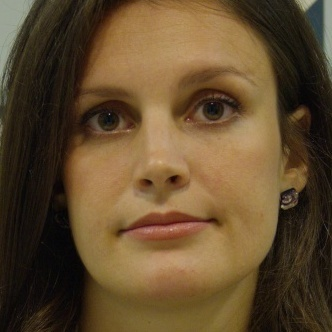
#> input picture data/000.jpg, 332 x 332 px; its folder holds only this picture in this run
$ jupyter execute --allow-errors 20205193pa.ipynb
#> lines starting #> are read from the running program, lines starting #| are printed output that depends on the picture
[cell 1]
import glob
import numpy as np
import cv2
from matplotlib import pyplot as plt

## Task 1 ##

def rgb2gray(img): # color image를 gray image로 convert하는 function
    return cv2.cvtColor(img, cv2.COLOR_BGR2GRAY)

def dft2D(img): # gray image를 Fourier transform하는 function
    height, width = img.shape
    x_indices = np.arange(height)[:, None]
    y_indices = np.arange(width)[None, :]

    exp_rows = -2j * np.pi * (x_indices * x_indices.T) / height
    exp_cols = -2j* np.pi * (y_indices * y_indices.T) / width

    dft_rows = np.matmul(img, np.exp(exp_cols))
    dft_result = np.matmul(np.exp(exp_rows), dft_rows)

    return dft_result

def centralize(ft): # Fourier transform의 result을 centralize하는 function
    return np.fft.fftshift(ft)


# 이미지 파일 path 목록 가져오기
image_paths = glob.glob("data/*.jpg")
image_paths.sort(key=lambda x: int(x.split("/")[-1].split(".")[0])) # 파일 이름에 적힌 번호를 기준으로 정렬
print(image_paths)
images = []

#Load the images
for img_path in image_paths:
    img = cv2.imread(img_path)
#> img is the input picture: shape (332, 332, 3); mean B, G, R 46.5, 75.7, 97.6

    # Append the image to the list
    images.append(img)

#Convert to grayscale
gray_images = []
for img in images:
    gray_images.append(rgb2gray(img))
#> this loop made 1 pass
#> after the loop, gray_images = 1 item

#Perform 2D Fourier transform
ft_results = []
for gray_img in gray_images:
    ft_results.append(dft2D(gray_img))
#> this loop made 1 pass
#> (height in dft2D, width in dft2D) on pass 1: (332, 332)
#> after the loop, ft_results = 1 item

#Centralize the Fourier transform result
centralized_ft_results = []
for ft0 in ft_results:
    centralized_ft_results.append(centralize(ft0))
#> after the loop, centralized_ft_results = 1 item

#Visualization
fig, axs = plt.subplots(len(image_paths), 3, figsize=(15, 30)) # 7 rows and 3 columns의 figure 생성

# Process each image
#> (the rest of this cell did not finish here and is left out)

[cell 2]
##Task 2##

#Azimuthal average function
def azimuthal_average(centralized_ft):
    # a. Calculate the center:
    h, w = centralized_ft.shape
    center = (h / 2, w / 2)

    # b. Compute the distance from the center to the pixels:
    y, x  = np.indices((h, w)) # y와 x array는 이미지의 각 pixel 위치에 대한 좌표를 나타냄.
    distances = np.sqrt((x - center[1])**2 + (y - center[0])**2) # center로부터 각 pixel 좌표까지의 distance 구하기
    reshaped_distances = np.reshape(distances, -1) # distance array(h x w의 배열)을 flatten하기

    # c. Take integer(>0) distances as the radius:
    distance_sorted_index = np.argsort(reshaped_distances) # 1D distance array의 원소를 오름차순으로 정렬했을 때의 index 구하기.
    distance_int = np.round(reshaped_distances[distance_sorted_index]).astype(int) # 정렬된 distance 값을 반올림하여 가장 가까운 정수로 만들어줌.

    # d. Make cumulative summation of frequency power values from integer type of distance 0 to integer type of max distance:
    freq_power_values = np.log(abs(centralized_ft)) # centralized_ft로부터 frequency power 계산
    reshaped_freq_power_values = np.reshape(freq_power_values, -1) # frequency power values array를 flatten하기
    freq_sorted = reshaped_freq_power_values[distance_sorted_index] # frequency power values array를 center로부터의 distance 순서대로 sort하기
    cum_sum_freq = np.cumsum(freq_sorted) # frequency power values을 cumulative summation하기

    # e. Average the frequency power values:
    unique_distance, unique_indices = np.unique(distance_int, return_index=True) # distance array의 중복을 제거한 값과 각 고유 거리값이 처음 등장하는 위치의 인덱스를 반환
    cum_sum_same_int_rad = cum_sum_freq[unique_indices[1:]-1] # 각 고유한 거리에 해당하는 frequency power value의 누적값을 계산
    summation_b2w_2radius = cum_sum_same_int_rad[1:] - cum_sum_same_int_rad[:-1] # 인접한 두 거리 사이의 cumulative sum을 계산
    summation_b2w_2radius = np.hstack((cum_sum_same_int_rad[0], summation_b2w_2radius)) # distance 0(center pixel)에 있는 cum_sum_freq 값을 병합해줌
    num_pixels= unique_indices[1:] - unique_indices[:-1] # 인접한 두 거리 사이의 픽셀 수 계산
    averaged_spectrum = summation_b2w_2radius / num_pixels # 각 거리에 대한 평균 spectrum을 계산
    normalized_spectrum = averaged_spectrum / averaged_spectrum.max() # 평균 스펙트럼을 정규화함.

    return normalized_spectrum, unique_distance[:-1]

# f. Make 1D power spectrum
colors = ['b', 'g', 'r', 'c', 'm', 'y', 'k'] # 각 이미지의 1d spectrum에 대한 color list 정의[b: 파랑(blue), g: 초록(green), r: 빨강(red), c: 청록(cyan), m: 자홍(magenta), y: 노랑(yellow), k: 검정(black)]

# 각 이미지의 azimuthal average 결과와 distances를 list에 저장
spectra = []
distances = []
for i in range(len(image_paths)):
    spectrum, distance = azimuthal_average(centralized_ft_results[i])
    spectra.append(spectrum)
    distances.append(distance)
#> this loop made 1 pass
#> pass 1, in azimuthal_average, `freq_power_values = np.log(abs(centralized_ft))`:
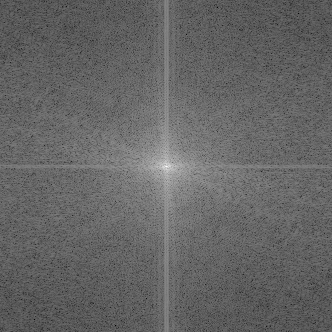
#> freq_power_values: shape (332, 332) float64; min 0.887, max 15.98, mean 6.91; drawn with min black and max white
#> after the loop, distances = 1 item; spectra = 1 item

# figure 생성
plt.figure(figsize=(8, 6))

# Plot the results for each image
for i in range(len(image_paths)):
    plt.plot(distances[i], spectra[i], color=colors[i])

plt.xlim(-20, 250)
plt.xticks(color = 'lightgray')
plt.ylim(0.25, 1.2)
plt.yticks(color = 'lightgray')
plt.xlabel('Spatial Frequency',color = 'lightgray')
plt.ylabel('Normalized Power Spectrum', color = 'lightgray')
plt.title('1D Power Spectrum', color = 'lightgray')
plt.show()
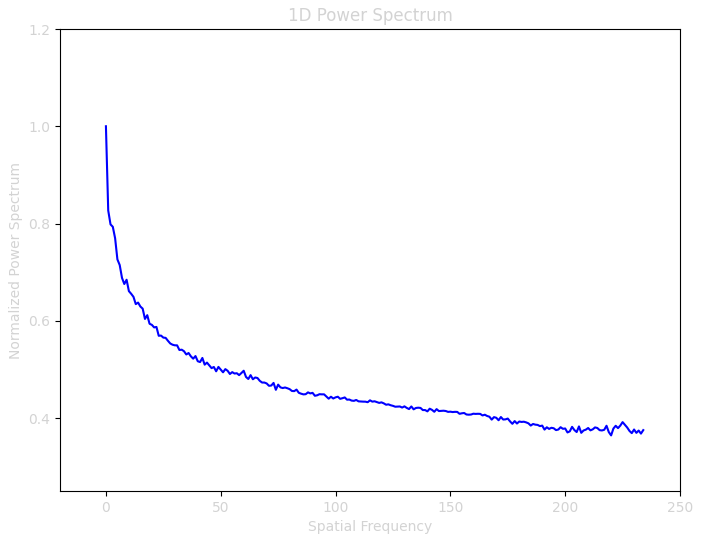
#> figure drawn by matplotlib, 1 panel; curve peaks at x = 0, y = 1

[cell 3]
# Task 3

# 1. Create a High-Pass Filter
def create_circular_mask(img, radius):
    h, w = img.shape[:2] # color channels은 무시하고 height and weight만 가져옴.
    center = (w/2, h/2)

    Y, X = np.ogrid[:h, :w] # 이미지의 모든 픽셀 위치에 대한 그리드 생성
    dist_from_center = np.sqrt((X-center[0])**2 + (Y-center[1])**2)

    mask = dist_from_center >= radius
    return mask

# 2. 2D Inverse Fourier Transform function

def idft2D(img):
    height, width = img.shape
    u_indices = np.arange(height)[:, None]
    v_indices = np.arange(width)[None, :]

    exp_rows = 2j * np.pi * (u_indices * u_indices.T) / height
    exp_cols = 2j * np.pi * (v_indices * v_indices.T) / width

    idft_rows = np.matmul(img, np.exp(exp_cols))
    idft_result = np.matmul(np.exp(exp_rows), idft_rows)

    return idft_result / (height * width)

# Implementation
# Create a figure with n rows and 1 column (one for each image)
fig, axs = plt.subplots(len(image_paths), 2, figsize=(10, 6*len(image_paths)))

# Process each image
#> (the rest of this cell did not finish here and is left out)

아래는 Task 3의 결과를 정량적으로 분석할 때 사용한 코드입니다.

[cell 4]
# gray image의 fig size를 키우고 눈금 단위를 작게 하여 눈 부위의 픽셀 범위를 찾아내기 위해 작성한 코드.
#Visualization
fig, axs = plt.subplots(len(image_paths), figsize=(100, 200)) #rows의 수를 image의 개수로 설정

# Process each image
#> (the rest of this cell did not finish here and is left out)

눈 위의 픽셀 범위는 (height, width)의 순서로 나열하면 다음과 같이 나왔습니다.
000.jpg: (90, 135), (80, 240)/
001.jpg: (120, 160), (0, 155)/
002.jpg: (80, 120), (75, 215)/
003.jpg: (90, 120), (80, 220)/
004.jpg: (80, 125), (80, 250)/
005.jpg: (90, 135), (80, 250)/
006.jpg: (80, 135), (75, 220)

[cell 5]
# 눈 부위의 pixel 범위에 해당하는 high freq 성분값의 크기를 모두 더해주는 함수.
# 각 이미지에 대해 함수를 적용해주고 눈 부위의 high freq components의 크기의 합을 출력해줌.

# Define the eye pixel ranges for each image
eye_pixel_ranges = np.array([
    [(90, 135), (80, 240)],
    [(120, 160), (0, 155)],
    [(80, 120), (75, 215)],
    [(90, 120), (80, 220)],
    [(80, 125), (80, 250)],
    [(90, 135), (80, 250)],
    [(80, 135), (75, 220)]
])

# Function to calculate the sum of high frequency components in the eye region
def sum_eye_freq_components(image_paths, eye_pixel_ranges):
    sum_eye_freqs = []

    # Process each image
    for i in range(len(image_paths)):
        # 1. High Pass Filtering
        high_pass_mask = create_circular_mask(centralized_ft_results[i], radius = 45)
        high_pass_img = centralized_ft_results[i] * high_pass_mask

        # 2. Perform Inverse Fourier Transform
        idft_img = idft2D(high_pass_img)

        # Calculate magnitude
        idft_img_magnitude = np.abs(idft_img)

        # Crop the eye region from the idft image magnitude
        eye_region = idft_img_magnitude[eye_pixel_ranges[i][0][0]:eye_pixel_ranges[i][0][1],
                                    eye_pixel_ranges[i][1][0]:eye_pixel_ranges[i][1][1]]

        # Calculate and append the sum of high frequency components in the eye region
        sum_eye_freqs.append(np.round(np.sum(eye_region)))
#> this loop made 1 pass
#> pass 1, in sum_eye_freq_components, `eye_region = idft_img_magnitude[eye_pixel_ranges[i][0][0]:eye_pixel_ra..`:
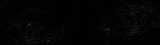
#> eye_region: shape (45, 160) float64; min 0.00026, max 105.1, mean 3.8
#> after the loop, sum_eye_freqs = [27457]

    return sum_eye_freqs

# Call the function
sum_eye_freq_components = sum_eye_freq_components(image_paths, eye_pixel_ranges)
#> sum_eye_freq_components = [27457]
print(sum_eye_freq_components)
#| [27457.0]

아래는 real과 fake image를 구분할 수 있는 저만의 threshold를 만들어서 fake image를 detection할 수 있는 함수를 구현한 코드입니다.

[cell 6]
# fake image detection 구현

def fake_image_detection(sum_eye_freq_components):
    # Calculate the maximum high frequency sum
    max_sum = np.max(sum_eye_freq_components)
#> max_sum = 27457

    # Create a dictionary to hold the classifications
    classifications = {}

    # Classify each image
    for i, high_freq_sum in enumerate(sum_eye_freq_components):
        # If the eye freq components sum divided by the max sum is greater or equal to 0.5, classify as 'real'
        if high_freq_sum / max_sum >= 0.6:
            classifications[i] = 'real'
        else: # If the high frequency sum divided by the max sum is less than 0.5, classify as 'fake'
            classifications[i] = 'fake'
#> this loop made 1 pass
#> after the loop, classifications = {0: 'real'}

    return classifications

fake_image_detection = fake_image_detection(sum_eye_freq_components)
#> fake_image_detection = {0: 'real'}
print(fake_image_detection)
#| {0: 'real'}

#> (a cell that did not finish here is left out)

[cell 8]
# Circular mask의 radius를 조절해보자.

# Task 3

# 1. Create a High-Pass Filter
def create_circular_mask(img, radius):
    h, w = img.shape[:2] # color channels은 무시하고 height and weight만 가져옴.
    center = (w/2, h/2)

    Y, X = np.ogrid[:h, :w] # 이미지의 모든 픽셀 위치에 대한 그리드 생성
    dist_from_center = np.sqrt((X-center[0])**2 + (Y-center[1])**2)

    mask = dist_from_center >= radius
    return mask

# 2. 2D Inverse Fourier Transform function

def idft2D(img):
    height, width = img.shape
    u_indices = np.arange(height)[:, None]
    v_indices = np.arange(width)[None, :]

    exp_rows = 2j * np.pi * (u_indices * u_indices.T) / height
    exp_cols = 2j * np.pi * (v_indices * v_indices.T) / width

    idft_rows = np.matmul(img, np.exp(exp_cols))
    idft_result = np.matmul(np.exp(exp_rows), idft_rows)

    return idft_result / (height * width)

# Implementation
# Create a figure with n rows and 1 column (one for each image)
fig, axs = plt.subplots(len(image_paths), 2, figsize=(10, 6*len(image_paths)))

# Process each image
#> (the rest of this cell did not finish here and is left out)

아래는 인터넷 상에 있는 Facial detection model을 이용해서 눈과 입 부위를 detect하여 그 부분의 frequency magnitude를 구하는 과정을 담은 코드입니다.

[cell 9]
import urllib.request as urlreq
import cv2
import os

# save facial landmark detection model's url and name
LBFmodel_url = "https://github.com/kurnianggoro/GSOC2017/raw/master/data/lbfmodel.yaml"
LBFmodel = "lbfmodel.yaml"

# save face detection algorithm's url and name
haarcascade_url = "https://raw.githubusercontent.com/opencv/opencv/master/data/haarcascades/haarcascade_frontalface_alt2.xml"
haarcascade = "haarcascade_frontalface_alt2.xml"

# check if file is in working directory
if (haarcascade in os.listdir(os.curdir)):
    print("Face detection model exists")
else:
    # download file from url and save locally as haarcascade_frontalface_alt2.xml
    urlreq.urlretrieve(haarcascade_url, haarcascade)
#> (this line was passed over: the network is not available in this run)
    print("Face detection model downloaded")

# check if file is in working directory
if (LBFmodel in os.listdir(os.curdir)):
    print("Facial landmark detection model exists")
else:
    # download file from url and save locally as lbfmodel.yaml
    urlreq.urlretrieve(LBFmodel_url, LBFmodel)
#> (this line was passed over: the network is not available in this run)

$ run again, on data/004.jpg
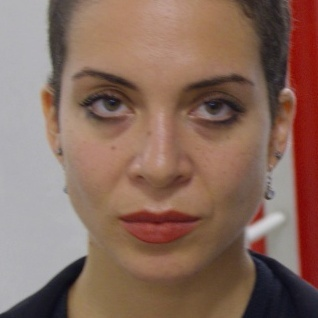
#> input picture data/004.jpg, 318 x 318 px
#> img is the input picture: shape (318, 318, 3); mean B, G, R 94.1, 106.9, 136.6
#> the loop `for img in images:` made 1 pass
#> after the loop `for img in images:`: gray_images = 1 item
#> the loop `for gray_img in gray_images:` made 1 pass
#> (height in dft2D, width in dft2D) on pass 1: (318, 318)
#> the loop `for ft0 in ft_results:` made 1 pass
#> the loop `for i in range(len(image_paths)):` made 1 pass
#> pass 1, in azimuthal_average, `freq_power_values = np.log(abs(centralized_ft))`:
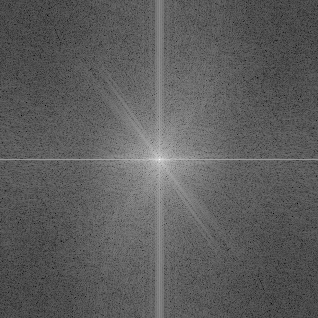
#> freq_power_values: shape (318, 318) float64; min 0.179, max 16.26, mean 6.07; drawn with min black and max white
#> after the loop in sum_eye_freq_components, `for i in range(len(image_paths)):`: sum_eye_freqs = [19819]
#| [19819.0]
#> max_sum = 19819
#> the loop in fake_image_detection, `for i, high_freq_sum in enumerate(sum_eye_freq_components): # If the e..` made 1 pass
#> after the loop in fake_image_detection, `for i, high_freq_sum in enumerate(sum_eye_freq_components):`: classifications = {0: 'real'}
#| {0: 'real'}

$ run again, on data/005.jpg
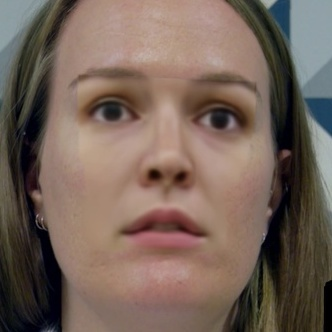
#> input picture data/005.jpg, 332 x 332 px
#> img is the input picture: shape (332, 332, 3); mean B, G, R 88.9, 99.4, 117.6
#> the loop `for img in images:` made 1 pass
#> after the loop `for img in images:`: gray_images = 1 item
#> the loop `for gray_img in gray_images:` made 1 pass
#> (height in dft2D, width in dft2D) on pass 1: (332, 332)
#> the loop `for ft0 in ft_results:` made 1 pass
#> the loop `for i in range(len(image_paths)):` made 1 pass
#> pass 1, in azimuthal_average, `freq_power_values = np.log(abs(centralized_ft))`:
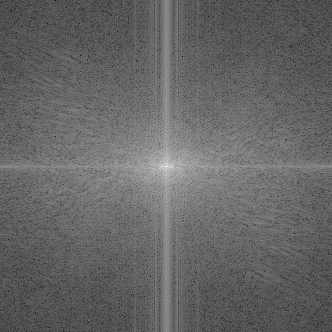
#> freq_power_values: shape (332, 332) float64; min -0.191, max 16.25, mean 6.38; drawn with min black and max white
#> after the loop in sum_eye_freq_components, `for i in range(len(image_paths)):`: sum_eye_freqs = [13679]
#| [13679.0]
#> max_sum = 13679
#> the loop in fake_image_detection, `for i, high_freq_sum in enumerate(sum_eye_freq_components): # If the e..` made 1 pass
#> after the loop in fake_image_detection, `for i, high_freq_sum in enumerate(sum_eye_freq_components):`: classifications = {0: 'real'}
#| {0: 'real'}

$ run again, on data/006.jpg
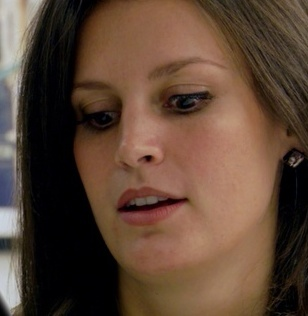
#> input picture data/006.jpg, 308 x 316 px
#> img is the input picture: shape (316, 308, 3); mean B, G, R 53.9, 69.7, 93.1
#> the loop `for img in images:` made 1 pass
#> after the loop `for img in images:`: gray_images = 1 item
#> the loop `for gray_img in gray_images:` made 1 pass
#> (height in dft2D, width in dft2D) on pass 1: (316, 308)
#> the loop `for ft0 in ft_results:` made 1 pass
#> after the loop in sum_eye_freq_components, `for i in range(len(image_paths)):`: sum_eye_freqs = [20204]
#| [20204.0]
#> max_sum = 20204
#> the loop in fake_image_detection, `for i, high_freq_sum in enumerate(sum_eye_freq_components): # If the e..` made 1 pass
#> after the loop in fake_image_detection, `for i, high_freq_sum in enumerate(sum_eye_freq_components):`: classifications = {0: 'real'}
#| {0: 'real'}
